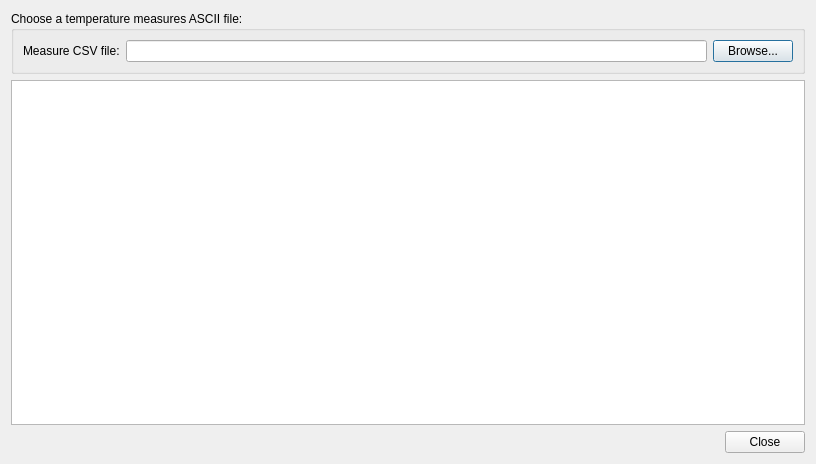
<?xml version="1.0" encoding="UTF-8"?>
<ui version="4.0">
 <class>TemperatureViewer</class>
 <widget class="QDialog" name="TemperatureViewer">
  <property name="geometry">
   <rect>
    <x>0</x>
    <y>0</y>
    <width>816</width>
    <height>464</height>
   </rect>
  </property>
  <property name="windowTitle">
   <string>Temperatures Viewer</string>
  </property>
  <layout class="QVBoxLayout" name="verticalLayout_2">
   <item>
    <widget class="QGroupBox" name="groupBox">
     <property name="title">
      <string>Choose a temperature measures ASCII file:</string>
     </property>
     <layout class="QVBoxLayout" name="verticalLayout">
      <item>
       <layout class="QHBoxLayout" name="horizontalLayout" stretch="0,0,0">
        <item>
         <widget class="QLabel" name="label">
          <property name="text">
           <string>Measure CSV file:</string>
          </property>
         </widget>
        </item>
        <item>
         <widget class="QLineEdit" name="lineEditTempFile"/>
        </item>
        <item>
         <widget class="QPushButton" name="pushButtonBrowse">
          <property name="text">
           <string>Browse...</string>
          </property>
         </widget>
        </item>
       </layout>
      </item>
     </layout>
    </widget>
   </item>
   <item>
    <widget class="QTableView" name="tableView"/>
   </item>
   <item>
    <widget class="QDialogButtonBox" name="buttonBox">
     <property name="orientation">
      <enum>Qt::Horizontal</enum>
     </property>
     <property name="standardButtons">
      <set>QDialogButtonBox::Close</set>
     </property>
    </widget>
   </item>
  </layout>
 </widget>
 <resources/>
 <connections>
  <connection>
   <sender>buttonBox</sender>
   <signal>accepted()</signal>
   <receiver>TemperatureViewer</receiver>
   <slot>accept()</slot>
   <hints>
    <hint type="sourcelabel">
     <x>248</x>
     <y>254</y>
    </hint>
    <hint type="destinationlabel">
     <x>157</x>
     <y>274</y>
    </hint>
   </hints>
  </connection>
  <connection>
   <sender>buttonBox</sender>
   <signal>rejected()</signal>
   <receiver>TemperatureViewer</receiver>
   <slot>reject()</slot>
   <hints>
    <hint type="sourcelabel">
     <x>316</x>
     <y>260</y>
    </hint>
    <hint type="destinationlabel">
     <x>286</x>
     <y>274</y>
    </hint>
   </hints>
  </connection>
 </connections>
</ui>
